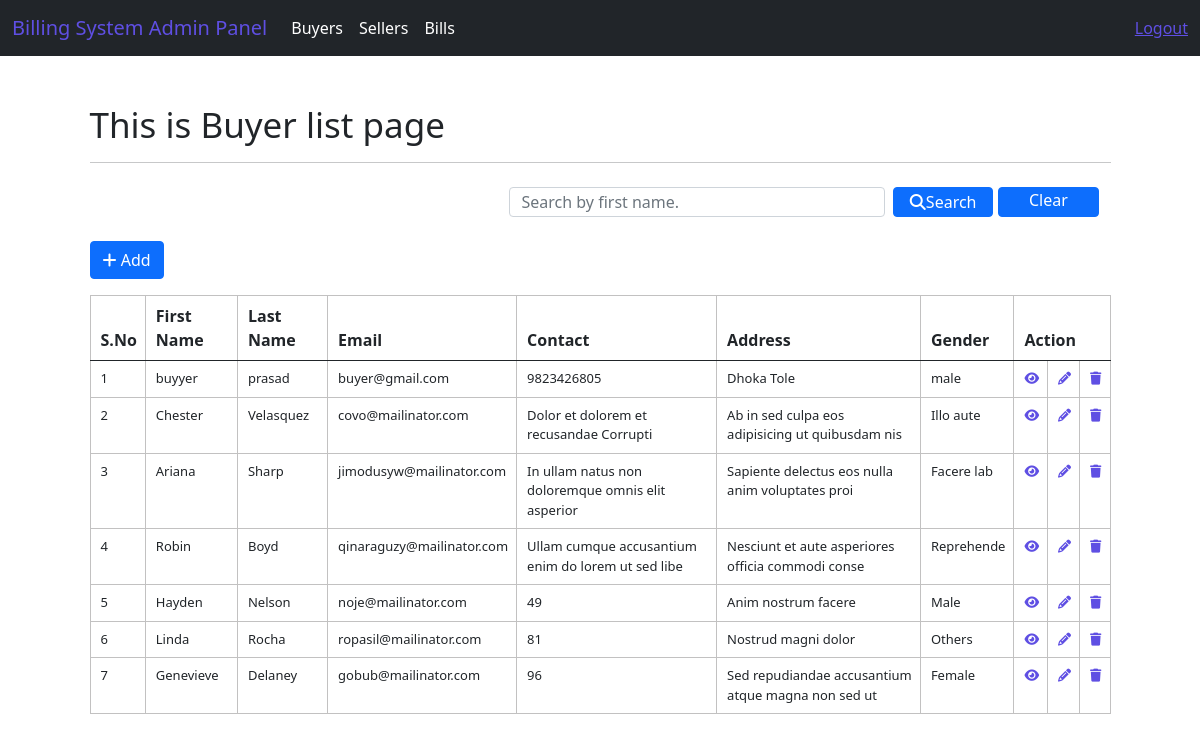
Before: /system/buyer/index (signed in) with the older database file.
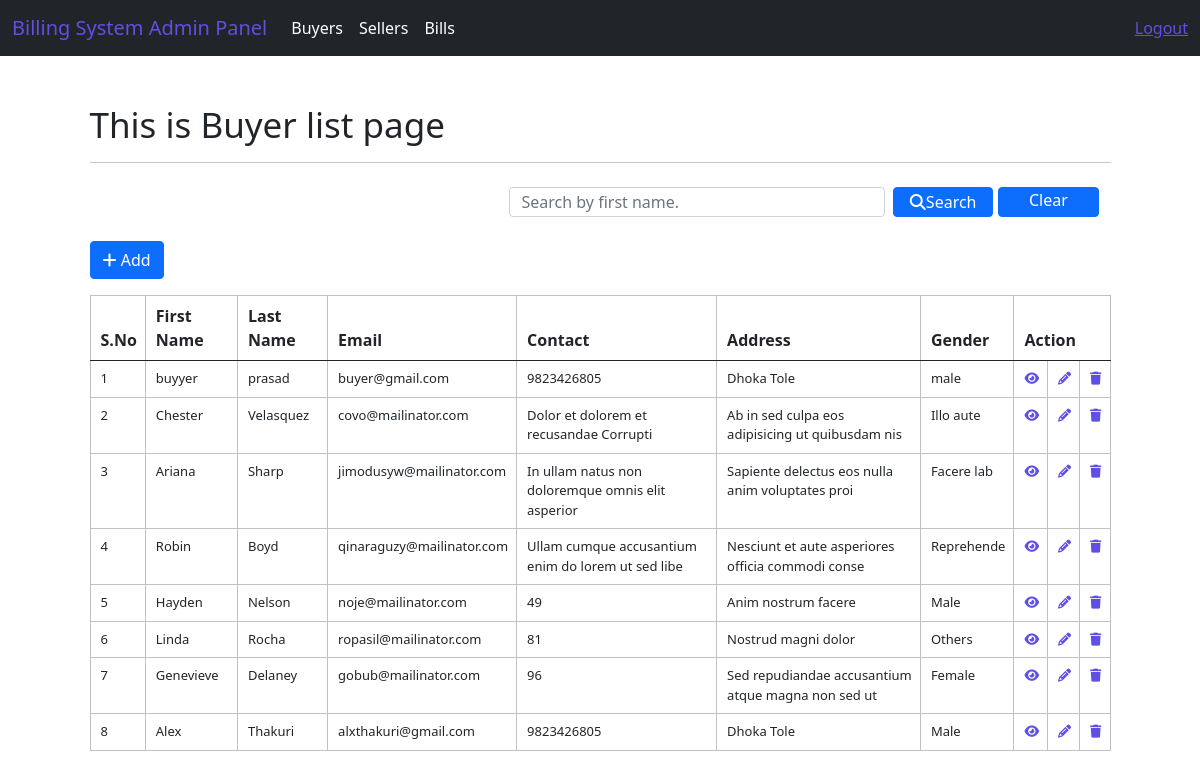
After: the same page with the newer database file.
### system/models.py (models this page shows)
class CustomUser(AbstractUser):
    MALE = 'Male'
    FEMALE = 'Female'
    OTHERS = 'Female'
    GENDER_CHOICES = [
            (MALE, 'Male'),
            (FEMALE, 'Female'),
            (OTHERS, 'Others'),
            ]
    BUYER_ROLE = 'Buyer'
    SELLER_ROLE = 'Seller'
    ROLE_CHOICES = [
            (BUYER_ROLE, 'Buyer'),
            (SELLER_ROLE, 'Seller'),
            ]
    username = models.CharField(max_length=50, unique=True)
    first_name = models.CharField(max_length=50)
    last_name = models.CharField(max_length=50)
    address = models.CharField(max_length=50)
    contact = models.CharField(max_length=50)
    email = models.EmailField(max_length=50)
    gender = models.CharField(max_length=10, choices=GENDER_CHOICES)
    role = models.CharField(max_length=20, choices=ROLE_CHOICES)
    objects = UserManager()
    REQUIRED_FIELDS = []

### system/views.py (the view)
# urls.py: path("buyer/index",views.buyer_index,name= 'index-buyer'),
@login_required(login_url='login')
def buyer_index(request):
    buyer_list = CustomUser.objects.filter(role="Buyer").order_by('id')
    context = {"data": buyer_list}
    if request.method == "POST":
        search = request.POST.get('search')
        buyers = CustomUser.objects.filter(role="Buyer",first_name__icontains=search)
        context = {"data": buyers}
        return render(request, 'adminPanel/buyers/buyers_index.html', context)
    return render(request, 'adminPanel/buyers/buyers_index.html', context)

### templates/adminPanel/buyers/buyers_index.html (shortened to what this page needs)
{% extends 'layouts/master.html' %}
{% block custom_css %}
<link rel="stylesheet" href="https://cdnjs.cloudflare.com/ajax/libs/font-awesome/6.3.0/css/all.min.css"/>
{% endblock %}
{% block content %}
<div class="container mt-5">
    <h1>This is Buyer list page</h1>
    <hr>
    <nav class="navbar bg-body-tertiary">
        <div class="container-fluid">
              <form class="d-flex" role="search" action="{% url 'index-buyer' %}" method="POST">
                <input style="height: 30px;" class="form-control me-2" type="text" name="search" placeholder="Search by first name." aria-label="Search">
                <button class="btn btn-primary mb-3 mr-3" type="submit" style="height:30px; width: 160px; padding: 0px;"><i class="fa-solid fa-search"></i>Search</button>
                <a href="{% url 'index-buyer' %}" class="btn btn-primary mb-3 ml-2"  style="height:30px; width: 160px; padding: 0px; margin-left: 5px;">Clear</a>
              </form>
        </div>
    </nav>
    <a href="{% url 'add-buyer' %}" class="btn btn-primary mb-3"><i class="fa-solid fa-plus"></i> Add</a>
    <div class="row">
        <div class="col-12">
            <table class="table table-striped-columns table-hover">
                <thead>
                    <tr>
                        <th>S.No</th>
                        <th>First Name</th>
                        <th>Last Name</th>
                        <th>Email</th>
                        <th>Contact</th>
                        <th>Address</th>
                        <th>Gender</th>
                        <th colspan="3">Action</th>
                    </tr>
                </thead>
                <tbody>
                    {% for val in data %}
                    <tr>
                        <td>{{ forloop.counter }}</td>
                        <td>{{ val.first_name }}</td>
                        <td>{{ val.last_name }}</td>
                        <td>{{val.email}}</td>
                        <td>{{val.contact}}</td>
                        <td>{{val.address}}</td>
                        <td>{{val.gender}}</td>
                        <td><a href="{% url 'view-buyer' val.id %}"><i class="fa-solid fa-eye"></i></a></td>
                        <td><a href="{% url 'edit-buyer' val.id %}"><i class="fa-solid fa-pencil"></i></a></td>
                        <td><a href="{% url 'delete-buyer' val.id %}"><i class="fa-solid fa-trash"></i></a></td>
                    </tr>
                    {% endfor %}
                </tbody>
            </table>
        </div>
    </div>
</div>
{% endblock %}

Changed rows visible on the page:
added CustomUser: first_name "Alex", last_name "Thakuri", email "alxthakuri@gmail.com", contact "9823426805", address "Dhoka Tole", gender "Male"
